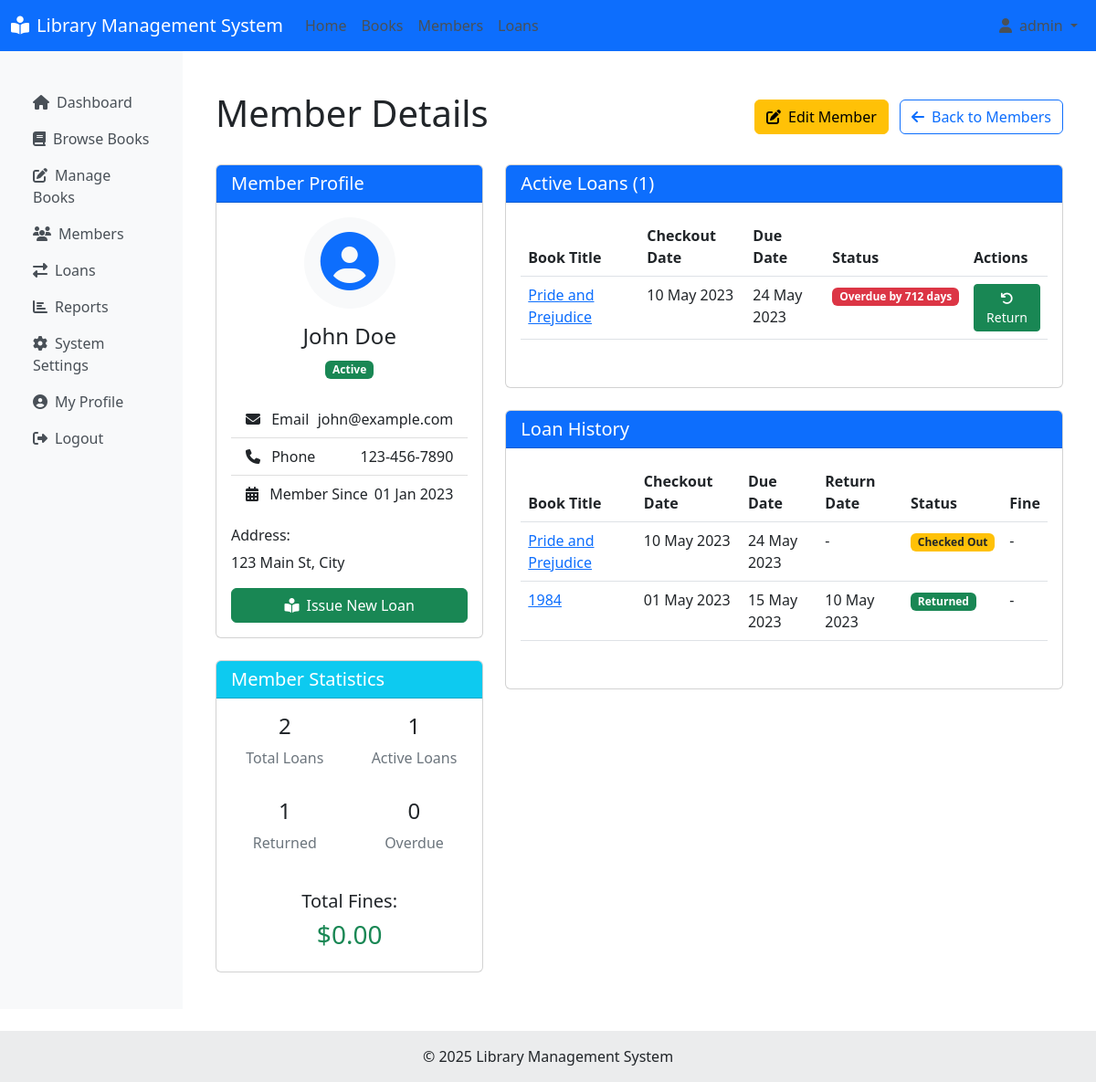
Page /member_detail.php?id=1 (signed in) on the committed database.
### tables this page shows
CREATE TABLE members (
    id INT AUTO_INCREMENT PRIMARY KEY,
    first_name VARCHAR(50) NOT NULL,
    last_name VARCHAR(50) NOT NULL,
    email VARCHAR(100) NOT NULL UNIQUE,
    phone VARCHAR(20),
    address TEXT,
    membership_date DATE NOT NULL,
    membership_status ENUM('active', 'expired', 'suspended') DEFAULT 'active',
    user_id INT,
    created_at TIMESTAMP DEFAULT CURRENT_TIMESTAMP,
    FOREIGN KEY (user_id) REFERENCES users(id) ON DELETE SET NULL
);

CREATE TABLE loan_history (
    id INT AUTO_INCREMENT PRIMARY KEY,
    book_id INT NOT NULL,
    member_id INT NOT NULL,
    checkout_date DATE NOT NULL,
    due_date DATE NOT NULL,
    return_date DATE,
    status ENUM('checked_out', 'returned', 'overdue') DEFAULT 'checked_out',
    fine DECIMAL(10, 2) DEFAULT 0.00,
    created_at TIMESTAMP DEFAULT CURRENT_TIMESTAMP,
    FOREIGN KEY (book_id) REFERENCES books(id) ON DELETE CASCADE,
    FOREIGN KEY (member_id) REFERENCES members(id) ON DELETE CASCADE
);

CREATE TABLE books (
    id INT AUTO_INCREMENT PRIMARY KEY,
    isbn VARCHAR(20) NOT NULL UNIQUE,
    title VARCHAR(255) NOT NULL,
    author VARCHAR(100) NOT NULL,
    category VARCHAR(50),
    publication_year INT,
    publisher VARCHAR(100),
    total_copies INT NOT NULL DEFAULT 1,
    available_copies INT NOT NULL DEFAULT 1,
    created_at TIMESTAMP DEFAULT CURRENT_TIMESTAMP
);

### models/Member.php (called while the page is built, shortened)
<?php
class Member {
    private $conn;
    private $table_name = "members";
    public $id;
    public function __construct($db) {
        $this->conn = $db;
    }
    public function readOne() {
        $query = "SELECT * FROM " . $this->table_name . " WHERE id = ? LIMIT 1";
        $stmt = $this->conn->prepare($query);
        $stmt->bindParam(1, $this->id);
        $stmt->execute();
        $row = $stmt->fetch(PDO::FETCH_ASSOC);
        if ($row) {
            $this->first_name = $row['first_name'];
            $this->last_name = $row['last_name'];
            $this->email = $row['email'];
            $this->phone = $row['phone'];
            $this->address = $row['address'];
            $this->membership_date = $row['membership_date'];
            $this->membership_status = $row['membership_status'];
            return true;
        }
        return false;
    }
}

### models/Loan.php (called while the page is built, shortened)
<?php
class Loan {
    private $conn;
    private $table_name = "loan_history";
    public function __construct($db) {
        $this->conn = $db;
    }
    public function getMemberActiveLoans($member_id) {
        $query = "SELECT l.*, b.title as book_title
                  FROM " . $this->table_name . " l
                  LEFT JOIN books b ON l.book_id = b.id
                  WHERE l.member_id = ? AND l.status = 'checked_out'
                  ORDER BY l.due_date ASC";
        $stmt = $this->conn->prepare($query);
        $stmt->bindParam(1, $member_id);
        $stmt->execute();
        return $stmt;
    }
    public function getMemberLoanHistory($member_id) {
        $query = "SELECT l.*, b.title as book_title
                  FROM " . $this->table_name . " l
                  LEFT JOIN books b ON l.book_id = b.id
                  WHERE l.member_id = ?
                  ORDER BY l.checkout_date DESC";
        $stmt = $this->conn->prepare($query);
        $stmt->bindParam(1, $member_id);
        $stmt->execute();
        return $stmt;
    }
}

### member_detail.php (the view, shortened to what this page needs)
<?php
include_once 'includes/header.php';
require_once 'models/Member.php';
require_once 'models/Loan.php';
$database = new Database();
$db = $database->getConnection();
$member_id = isset($_GET['id']) ? (int)$_GET['id'] : 0;
$member = new Member($db);
$member->id = $member_id;
$found = $member->readOne();
$loan = new Loan($db);
$active_loans_stmt = $loan->getMemberActiveLoans($member_id);
$active_loans = $active_loans_stmt->fetchAll(PDO::FETCH_ASSOC);
$loan_history_stmt = $loan->getMemberLoanHistory($member_id);
$loan_history = $loan_history_stmt->fetchAll(PDO::FETCH_ASSOC);
$total_loans = count($loan_history);
$active_loans_count = count($active_loans);
$returned_loans = array_filter($loan_history, function($loan) {
    return $loan['status'] == 'returned';
});
$returned_count = count($returned_loans);
$overdue_loans = array_filter($loan_history, function($loan) {
    return $loan['status'] == 'overdue';
});
$overdue_count = count($overdue_loans);
$total_fines = 0;
foreach ($loan_history as $loan) {
    $total_fines += $loan['fine'];
}
?>
<div class="container mt-4">
    <div class="d-flex justify-content-between align-items-center mb-4">
        <h1>Member Details</h1>
        <div>
            <button class="btn btn-warning" type="button" data-bs-toggle="collapse" data-bs-target="#editMemberForm">
                <i class="fas fa-edit me-2"></i>Edit Member
            </button>
            <a href="members.php" class="btn btn-outline-primary ms-2">
                <i class="fas fa-arrow-left me-2"></i>Back to Members
            </a>
        </div>
    </div>
    <div class="row">
        <div class="col-md-4">
            <div class="card mb-4">
                <div class="card-header bg-primary text-white">
                    <h5 class="mb-0">Member Profile</h5>
                </div>
                <div class="card-body">
                    <div class="text-center mb-4">
                        <div class="avatar bg-light p-3 rounded-circle mx-auto mb-3" style="width: 100px; height: 100px;">
                            <i class="fas fa-user-circle fa-4x text-primary"></i>
                        </div>
                        <h4><?php echo htmlspecialchars($member->first_name . ' ' . $member->last_name); ?></h4>
                        <span class="badge <?php echo $member->membership_status == 'active' ? 'bg-success' : ($member->membership_status == 'expired' ? 'bg-danger' : 'bg-warning text-dark'); ?>">
                            <?php echo ucfirst($member->membership_status); ?>
                        </span>
                    </div>
                    <ul class="list-group list-group-flush">
                        <li class="list-group-item d-flex justify-content-between align-items-center">
                            <span><i class="fas fa-envelope me-2"></i> Email</span>
                            <span><?php echo htmlspecialchars($member->email); ?></span>
                        </li>
                        <li class="list-group-item d-flex justify-content-between align-items-center">
                            <span><i class="fas fa-phone me-2"></i> Phone</span>
                            <span><?php echo htmlspecialchars($member->phone); ?></span>
                        </li>
                        <li class="list-group-item d-flex justify-content-between align-items-center">
                            <span><i class="fas fa-calendar-alt me-2"></i> Member Since</span>
                            <span><?php echo date('d M Y', strtotime($member->membership_date)); ?></span>
                        </li>
                    </ul>
                    <div class="mt-3">
                        <h6>Address:</h6>
                        <p><?php echo nl2br(htmlspecialchars($member->address)); ?></p>
                    </div>
                    <div class="d-grid gap-2 mt-3">
                        <a href="loans.php?action=add&member_id=<?php echo $member->id; ?>" class="btn btn-success">
                            <i class="fas fa-book-reader me-2"></i>Issue New Loan
                        </a>
                    </div>
                </div>
            </div>
            <div class="card">
                <div class="card-header bg-info text-white">
                    <h5 class="mb-0">Member Statistics</h5>
                </div>
                <div class="card-body">
                    <div class="row text-center">
                        <div class="col-6 mb-3">
                            <h2 class="h4"><?php echo $total_loans; ?></h2>
                            <p class="text-muted">Total Loans</p>
                        </div>
                        <div class="col-6 mb-3">
                            <h2 class="h4"><?php echo $active_loans_count; ?></h2>
                            <p class="text-muted">Active Loans</p>
                        </div>
                        <div class="col-6 mb-3">
                            <h2 class="h4"><?php echo $returned_count; ?></h2>
                            <p class="text-muted">Returned</p>
                        </div>
                        <div class="col-6 mb-3">
                            <h2 class="h4"><?php echo $overdue_count; ?></h2>
                            <p class="text-muted">Overdue</p>
                        </div>
                    </div>
                    <div class="text-center mt-2">
                        <h5>Total Fines:</h5>
                        <h3 class="<?php echo $total_fines > 0 ? 'text-danger' : 'text-success'; ?>">
                            $<?php echo number_format($total_fines, 2); ?>
                        </h3>
                    </div>
                </div>
            </div>
        </div>
        <div class="col-md-8">
            <div class="card mb-4">
                <div class="card-header bg-primary text-white">
                    <h5 class="mb-0">Active Loans (<?php echo $active_loans_count; ?>)</h5>
                </div>
                <div class="card-body">
                    <?php if ($active_loans_count > 0): ?>
                    <div class="table-responsive">
                        <table class="table table-hover">
                            <thead>
                                <tr>
                                    <th>Book Title</th>
                                    <th>Checkout Date</th>
                                    <th>Due Date</th>
                                    <th>Status</th>
                                    <th>Actions</th>
                                </tr>
                            </thead>
                            <tbody>
                                <?php foreach($active_loans as $loan): ?>
                                <tr>
                                    <td>
                                        <a href="book_detail.php?id=<?php echo $loan['book_id']; ?>"><?php echo htmlspecialchars($loan['book_title']); ?></a>
                                    </td>
                                    <td><?php echo date('d M Y', strtotime($loan['checkout_date'])); ?></td>
                                    <td><?php echo date('d M Y', strtotime($loan['due_date'])); ?></td>
                                    <td>
                                        <?php
                                        $today = new DateTime();
                                        $due_date = new DateTime($loan['due_date']);
                                        $days_left = $today->diff($due_date)->format("%r%a");
                                        if ($days_left < 0) {
                                            echo '<span class="badge bg-danger">Overdue by ' . abs($days_left) . ' days</span>';
                                        } elseif ($days_left <= 3) {
                                            echo '<span class="badge bg-warning text-dark">' . $days_left . ' days left</span>';
                                        } else {
                                            echo '<span class="badge bg-success">' . $days_left . ' days left</span>';
                                        }
                                        ?>
                                    </td>
                                    <td>
                                        <a href="loans.php?action=return&id=<?php echo $loan['id']; ?>" class="btn btn-sm btn-success" onclick="return confirm('Confirm return of this book?')">
                                            <i class="fas fa-undo"></i> Return
                                        </a>
                                    </td>
                                </tr>
                                <?php endforeach; ?>
                            </tbody>
                        </table>
                    </div>
                    <?php else: ?>
                    <p class="text-muted">No active loans for this member.</p>
                    <?php endif; ?>
                </div>
            </div>
            <div class="card">
                <div class="card-header bg-primary text-white">
                    <h5 class="mb-0">Loan History</h5>
                </div>
                <div class="card-body">
                    <?php if ($total_loans > 0): ?>
                    <div class="table-responsive">
                        <table class="table table-hover">
                            <thead>
                                <tr>
                                    <th>Book Title</th>
                                    <th>Checkout Date</th>
                                    <th>Due Date</th>
                                    <th>Return Date</th>
                                    <th>Status</th>
                                    <th>Fine</th>
                                </tr>
                            </thead>
                            <tbody>
                                <?php
                                usort($loan_history, function($a, $b) {
                                    return strtotime($b['checkout_date']) - strtotime($a['checkout_date']);
                                });
                                foreach($loan_history as $loan):
                                ?>
                                <tr>
                                    <td>
                                        <a href="book_detail.php?id=<?php echo $loan['book_id']; ?>"><?php echo htmlspecialchars($loan['book_title']); ?></a>
                                    </td>
                                    <td><?php echo date('d M Y', strtotime($loan['checkout_date'])); ?></td>
                                    <td><?php echo date('d M Y', strtotime($loan['due_date'])); ?></td>
                                    <td>
                                        <?php if (!empty($loan['return_date'])): ?>
                                        <?php echo date('d M Y', strtotime($loan['return_date'])); ?>
                                        <?php else: ?>
                                        -
                                        <?php endif; ?>
                                    </td>
                                    <td>
                                        <?php
                                        $status_class = '';
                                        switch($loan['status']) {
                                            case 'checked_out':
                                                $status_class = 'bg-warning text-dark';
                                                $status_text = 'Checked Out';
                                                break;
                                            case 'returned':
                                                $status_class = 'bg-success';
                                                $status_text = 'Returned';
                                                break;
                                        }
                                        ?>
                                        <span class="badge <?php echo $status_class; ?>">
                                            <?php echo $status_text; ?>
                                        </span>
                                    </td>
                                    <td>
                                        <?php if ($loan['fine'] > 0): ?>
                                        <span class="text-danger">$<?php echo number_format($loan['fine'], 2); ?></span>
                                        <?php else: ?>
                                        -
                                        <?php endif; ?>
                                    </td>
                                </tr>
                                <?php endforeach; ?>
                            </tbody>
                        </table>
                    </div>
                    <?php else: ?>
                    <p class="text-muted">No loan history for this member yet.</p>
                    <?php endif; ?>
                </div>
            </div>
        </div>
    </div>
</div>
<?php
include_once 'includes/footer.php';
?>

### includes/header.php (style rules this page uses)
.card { margin-bottom: 20px; }
.table-responsive { margin-bottom: 20px; }

### rows in the picture
members: first_name+last_name "John Doe", membership_status "Active", email "john@example.com", phone "123-456-7890", membership_date "01 Jan 2023", address "123 Main St, City"
loan_history: book.title "Pride and Prejudice", checkout_date "10 May 2023", due_date "24 May 2023", status "Checked Out"
loan_history: book.title "1984", checkout_date "01 May 2023", due_date "15 May 2023", return_date "10 May 2023", status "Returned"

### other values in the picture
$total_loans "2"
$active_loans_count "1"
$returned_count "1"
$overdue_count "0"
$total_fines "0.00"
